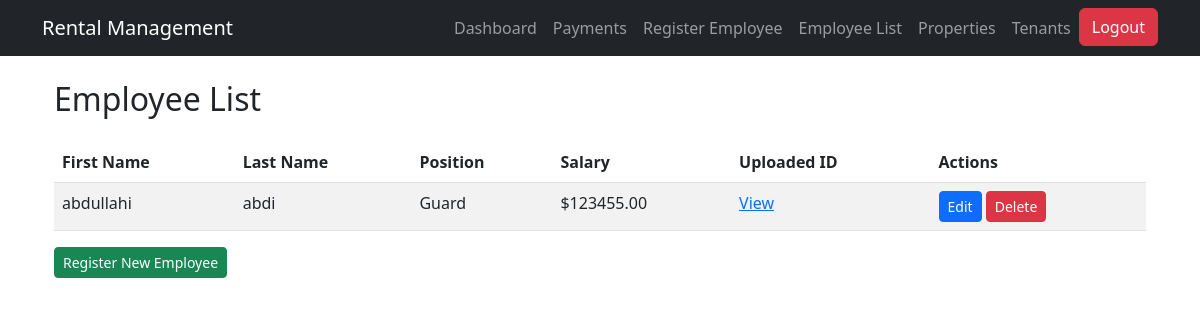
Page /employee_list/ on the committed database.
### users/models.py (models this page shows, shortened)
class Employee(models.Model):
    first_name = models.CharField(max_length=100)
    last_name = models.CharField(max_length=100)
    email = models.EmailField(unique=True)
    phone = models.CharField(max_length=15)
    position = models.CharField(max_length=50)
    salary = models.DecimalField(max_digits=10, decimal_places=2)
    gender = models.CharField(max_length=6)
    emergency_contact = models.CharField(max_length=15)
    upload_id = models.FileField(upload_to='employee_ids/')

### users/views.py (the view)
# urls.py: path('employee_list/', views.employee_list, name='employee_list'),
def employee_list(request):
    employees = Employee.objects.all()  # Fetch all employees from the database
    return render(request, 'users/employee_list.html', {'employees': employees})

### users/templates/users/employee_list.html (shortened to what this page needs)
{% extends "users/base.html" %}
{% block content %}
<div class="container my-4">
    <h2 class="mb-4">Employee List</h2>
    <div class="table-responsive">
        <table class="table table-striped">
            <thead>
                <tr>
                    <th>First Name</th>
                    <th>Last Name</th>
                    <th>Position</th>
                    <th>Salary</th>
                    <th>Uploaded ID</th>
                    <th>Actions</th>
                </tr>
            </thead>
            <tbody>
                {% for employee in employees %}
                    <tr>
                        <td>{{ employee.first_name }}</td>
                        <td>{{ employee.last_name }}</td>
                        <td>{{ employee.position }}</td>
                        <td>${{ employee.salary|floatformat:2 }}</td>
                        <td>
                            {% if employee.upload_id %}
                              <a href="{{ employee.upload_id.url }}" target="_blank">View</a>
                            {% else %}
                              No document
                            {% endif %}
                        </td>
                        <td>
                            <a href="{% url 'edit_employee' employee.id %}" class="btn btn-primary btn-sm">Edit</a>
                            <a href="{% url 'delete_employee' employee.id %}" class="btn btn-danger btn-sm">Delete</a>
                        </td>
                    </tr>
                {% empty %}
                    <tr>
                        <td colspan="6" class="text-center">No employees found.</td>
                    </tr>
                {% endfor %}
            </tbody>
        </table>
    </div>
    <a href="{% url 'register_employee' %}" class="btn btn-success btn-sm">Register New Employee</a>
</div>
{% endblock %}

### rows in the picture
Employee: first_name "abdullahi", last_name "abdi", position "Guard", salary "123455.00"
